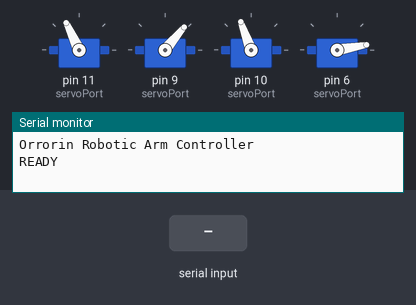
Bench run of a sketch on a simulated Arduino Uno, built with avr-gcc and run on an emulated ATmega328P. Parts: 4 × servo, the last lines printed to the serial monitor. Inputs (shaded band) come from the test bench.

Above: at 1.3 s.
1.4 s: "G0 150\n" received over Serial
At 3.3 s:
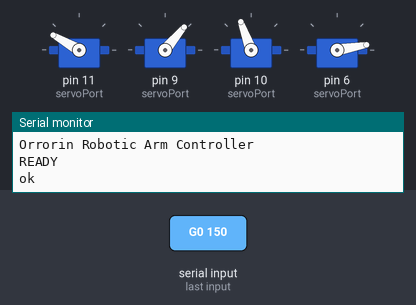
3.6 s: "M10\n" received over Serial
At 4.07 s:
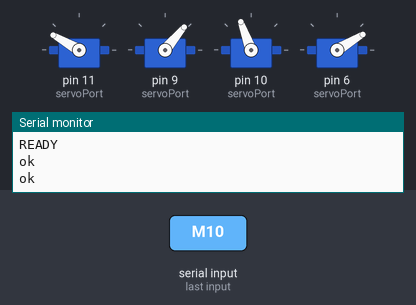
6.6 s: "G28 1\n" received over Serial
At 6.77 s:
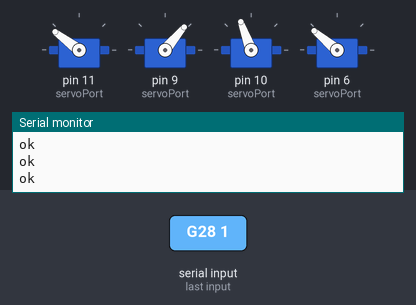
9.6 s: "M10\n" received over Serial
At 10.07 s:
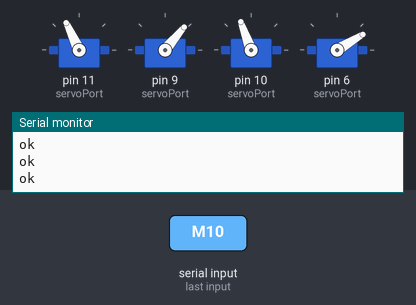
12.6 s: "G0 150\n" received over Serial
At 13.9 s:
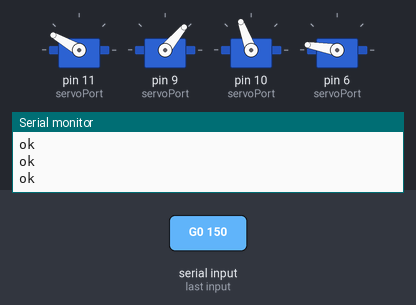
14.8 s: "G28 150\n" received over Serial
At 15.27 s:
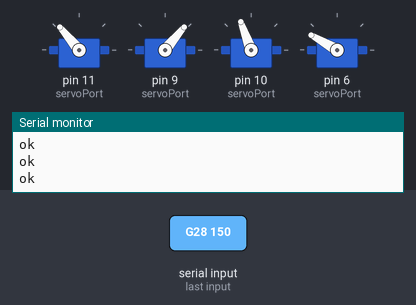
Timing chart, 0 to 18.8 s (numbered marks = the images above; inputs shaded):
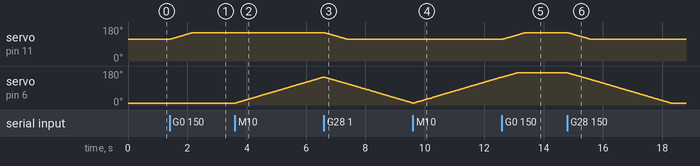

The sketch:

Orrorin.ino
```cpp
// (licence header left out)
/**
 * Orrorn.ino
 * The main file for opening the project easily in Arduino IDE
 * The real main file is Orrorin_main.cpp
 */
#include "Configuration.h"
```

Command.cpp
```cpp
// (licence header left out)
#include "Command.h"

Command::Command() {
  this->cmd = "";
}

Command::Command( String cmd ) {
  /* remove all unnecessary elements of pure command */
  cmd.replace('\r',' ');
  cmd.replace('\n',' ');
  cmd.trim();
  this->cmd = cmd;
}

String Command::getInstruction() {
  int de = this->cmd.indexOf(' ');
  if (de == -1) return this->cmd; /* command without parameters */
  return this->cmd.substring(0, de);
}

int Command::getParamCount() {
  int spaceCount = 0;
  for (int i=0;i<=this->cmd.length();i++) {
    if (this->cmd.substring(i,i+1) == " ") spaceCount++;
  }
  return spaceCount; /* spaceCount == paramCount */
}

String Command::getParam(int nr) {
  int paramCount = this->getParamCount();
  if ( nr < 1 || nr > paramCount ) return ""; /* param out of bounds */
  String params[paramCount];
  int posDelimiter = this->cmd.indexOf(' ');
  int posStart = 0;
  for ( int i=0; i < nr; i++ ) {
    posStart = posDelimiter + 1;
    posDelimiter = this->cmd.indexOf(' ', posStart);
  }
  return this->cmd.substring(posStart, posDelimiter);
}
```

Command.h
```cpp
// (licence header left out)
#ifndef COMMAND_H
#define COMMAND_H

#include "Arduino.h"

class Command {
  private:
    String cmd;
    int paramCount;
  public:
    Command();
    Command(String cmd);
    String getInstruction();
    int getParamCount();
    String getParam(int nr);
};

#endif
```

Orrorin_main.cpp
```cpp
// (licence header left out)
/**
 * Orrorin_main.cpp
 *
 * "the main" code
 */
#include "Configuration.h"

Servo hServo[SERVO_COUNT];
int servoPort[SERVO_COUNT] = SERVO_PORT;
int servoMinPos[SERVO_COUNT] = SERVO_MIN_POS;
int servoMaxPos[SERVO_COUNT] = SERVO_MAX_POS;
int servoDefaultPos[SERVO_COUNT] = SERVO_DEFAULT_POS;
int servoCurrentPos[SERVO_COUNT] = SERVO_DEFAULT_POS;
int servoRequestedPos[SERVO_COUNT] = SERVO_DEFAULT_POS;
int servoTicks[SERVO_COUNT] = { 0 };

int savedMoves[100][4];
int savedMovesCount = 0;
int savedMovesCurrentStep = 0;
unsigned long savedMovesLastRun = 0;
unsigned long savedMovesDelay = 1000;
bool playSaved = false;

void servoTick() {
  for (int i=0;i<SERVO_COUNT;i++) {
    if (servoRequestedPos[i] == servoCurrentPos[i]) continue; // nie ma po co liczyc
    if (++servoTicks[i] == SERVO_REACTION_TIME) {
      servoTicks[i] = 0;
      int dir = 1;
      if ( servoRequestedPos[i] < servoCurrentPos[i] ) dir = -1;
      servoCurrentPos[i] = servoCurrentPos[i] + dir;
      hServo[i].write(servoCurrentPos[i]);
    }
  }
}

bool servoRequestPos(int servo, int pos) {
  if (pos < servoMinPos[servo] || pos > servoMaxPos[servo]) return false;
  servoRequestedPos[servo] = pos;
  return true;
}

void setup() {
  Serial.begin(SERIAL_SPEED);
  Serial.println("Orrorin Robotic Arm Controller");
  Serial.setTimeout(100); /* to avoid lags in communication */

  for (int i=0;i<SERVO_COUNT;i++) {
    hServo[i].attach( servoPort[i] );
    hServo[i].write( servoDefaultPos[i] );
    delay(30); /* wait for reach */
  }

  Serial.println("READY");
}

void loop() {
  if ( Serial.available() > 0 ) {
    String serialData = Serial.readStringUntil('\n');
    Command* cmd = new Command(serialData);
    if (cmd->getInstruction() == "G0") { /* set positions for all servos */
      for (int i=0;i<cmd->getParamCount();i++) {
        if (i > SERVO_COUNT) break; /* ??? */
        if (!servoRequestPos(i, (cmd->getParam(i+1)).toInt() )) {
          Serial.print("G0: Could not set servo ");
          Serial.print(i);
          Serial.print(" to angle ");
          Serial.println(cmd->getParam(i+1));
        }
      }
      Serial.println("ok");
    } else
    if (cmd->getInstruction() == "G1") { /* set position for specific servo */
      if (cmd->getParamCount() != 2) {
        Serial.println("G1: Wrong number of parameters");
      } else {
        if (!servoRequestPos( (cmd->getParam(1)).toInt(), (cmd->getParam(2)).toInt() ) ) {
          Serial.println("G1: This move is not allowed");
        } else {
          Serial.println("ok");
        }
      }
    } else
    if (cmd->getInstruction() == "G28") { /*  G28: Move to Origin (Home) */
      for (int i=0;i<SERVO_COUNT;i++) {
        servoRequestPos(i,servoDefaultPos[i]);
      }
      Serial.println("ok");
    } else
    if (cmd->getInstruction() == "M0") { /* force stop, disable servo control, restart needed */
      for ( int i=0; i<SERVO_COUNT; i++ ) {
        hServo[i].detach();
      }
      Serial.println("ok HALTED");
      for (;;) {}
    } else
    if (cmd->getInstruction() == "M10") { /* open gripper */
      servoRequestPos(SERVO_GRIPPER_NO, servoMaxPos[SERVO_GRIPPER_NO]);
      Serial.println("ok");
    } else
    if (cmd->getInstruction() == "M11") { /* close gripper */
      servoRequestPos(SERVO_GRIPPER_NO, servoMinPos[SERVO_GRIPPER_NO]);
      Serial.println("ok");
    } else
    if (cmd->getInstruction() == "M114") { /* M114: Get Current Position */
      Serial.print("ok");
      for (int i=0; i<SERVO_COUNT; i++) {
        Serial.print(" ");
        Serial.print(servoCurrentPos[i]);
      }
      Serial.println();
    } else
    if (cmd->getInstruction() == "M115") { /* M115: Get Firmware Version and Capabilities */
      Serial.print("ok ");
      Serial.print("PROTOCOL_VERSION:0.1 FIRMWARE_NAME:Orrorin FIRMWARE_VERSION:");
      Serial.print(ORRORIN_VERSION);
      Serial.println();
    } else
    if (cmd->getInstruction() == "S0") { /* save position as next move in sequence */
      if (savedMovesCount == 1000) {
        Serial.println("S0: Maximum number of moves already saved");
      } else {
        for (int i=0;i<SERVO_COUNT;i++) {
          savedMoves[savedMovesCount][i] = servoCurrentPos[i];
        }
        savedMovesCount++;
        Serial.println("ok");
      }
    } else
    if (cmd->getInstruction() == "S1") { /* display all saved positions from sequence (with G0) */
      for (int i=0;i<savedMovesCount;i++) {
        Serial.print("G0");
        for (int j=0;j<SERVO_COUNT;j++) {
          Serial.print(" ");
          Serial.print(savedMoves[i][j]);
        }
        Serial.println();
      }
      Serial.println("ok");
    } else
    if (cmd->getInstruction() == "S2") { /* remove last saved instruction */
      if (--savedMovesCount<0) savedMovesCount=0;
      Serial.println("ok");
    } else
    if (cmd->getInstruction() == "S9") { /* play/pause played moves */
      playSaved=!playSaved;
      Serial.println("ok");
    }
    if (SERIAL_ECHO) Serial.println(cmd->getInstruction());
    Serial.flush();
  }

  if (playSaved) {
    unsigned long currentMs = millis();
    if (savedMovesLastRun + savedMovesDelay < currentMs) {
      /* next run should be done, the time has already gone */
      for (int i=0;i<SERVO_COUNT;i++) {
        servoRequestPos(i, savedMoves[savedMovesCurrentStep][i]);
      }
      if (++savedMovesCurrentStep >= savedMovesCount) savedMovesCurrentStep=0;
      savedMovesLastRun = currentMs;
    }
  }

  servoTick();

}
```

Configuration.h
```cpp
// (licence header left out)
/**
 * Configuration.h
 *
 * Settings file, self-explainable
 *
 */
#ifndef CONFIGURATION_H
#define CONFIGURATION_H

/* serial port configuration */
#define SERIAL_SPEED 115200 /*bps*/
#define SERIAL_ECHO false /* not working EXACTLY as expected */

/* connected servos configuration */
#define SERVO_REACTION_TIME 800 /* loop ticks as the pwm interrupt is taken by servo...*/
#define SERVO_COUNT 4 /* amount of servos used in the arm */
#define SERVO_PORT { 11, 9, 10, 6 } /* arduino ports with PWM */
#define SERVO_MIN_POS { 10, 40, 50, 10 } /* minimal angles for servos */
#define SERVO_MAX_POS { 170, 130, 130, 170 } /* maximum angles for servos */
#define SERVO_DEFAULT_POS { 115, 50, 110, 10 } /* default angles for servos (eg. default position, at start) */
#define SERVO_GRIPPER_NO 3 /* first servo is 0, second 1, etc */

/* misc */
#define ORRORIN_VERSION 0.1

#include "Servo.h"
#include "Command.h"

#endif
```

Measured:
- after the input at 1.4 s, servo on pin 11 (servoPort): moves from 115° to 150° over 0.74 s, starting at once
- after the input at 3.6 s, servo on pin 6 (servoPort): moves from 10° to 148° over 3.0 s, starting at once
- after the input at 6.6 s, servo on pin 11 (servoPort): moves from 150° to 115° over 0.76 s, starting at once
- after the input at 9.6 s, servo on pin 6 (servoPort): moves from 10° to 148° over 3.0 s, starting at once
- after the input at 12.6 s, servo on pin 11 (servoPort): moves from 115° to 150° over 0.75 s, starting at once
- after the input at 14.8 s, servo on pin 11 (servoPort): moves from 150° to 115° over 0.76 s, starting at once; servo on pin 6 (servoPort): moves from 170° to 10° over 3.5 s, starting at once
